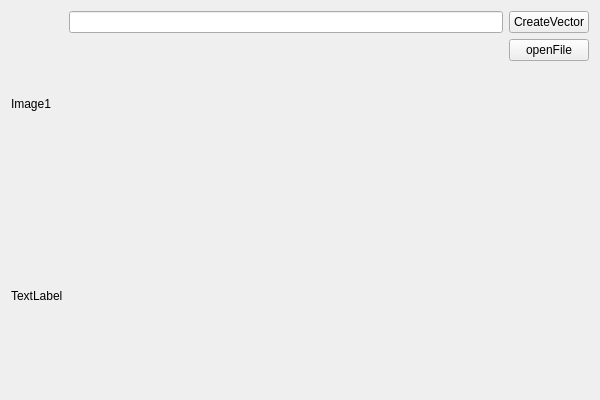
<?xml version="1.0" encoding="UTF-8"?>
<ui version="4.0">
 <class>Widget</class>
 <widget class="QWidget" name="Widget">
  <property name="geometry">
   <rect>
    <x>0</x>
    <y>0</y>
    <width>600</width>
    <height>400</height>
   </rect>
  </property>
  <property name="windowTitle">
   <string>Widget</string>
  </property>
  <layout class="QHBoxLayout" name="horizontalLayout_3">
   <item>
    <layout class="QVBoxLayout" name="verticalLayout">
     <item>
      <widget class="QLabel" name="image1">
       <property name="text">
        <string>Image1</string>
       </property>
      </widget>
     </item>
     <item>
      <widget class="QLabel" name="image2">
       <property name="text">
        <string>TextLabel</string>
       </property>
      </widget>
     </item>
    </layout>
   </item>
   <item>
    <layout class="QVBoxLayout" name="verticalLayout_2">
     <item>
      <layout class="QHBoxLayout" name="horizontalLayout">
       <item>
        <widget class="QLineEdit" name="numValue"/>
       </item>
       <item>
        <widget class="QPushButton" name="createVector">
         <property name="text">
          <string>CreateVector</string>
         </property>
        </widget>
       </item>
      </layout>
     </item>
     <item>
      <layout class="QHBoxLayout" name="horizontalLayout_2">
       <item>
        <spacer name="horizontalSpacer">
         <property name="orientation">
          <enum>Qt::Horizontal</enum>
         </property>
         <property name="sizeHint" stdset="0">
          <size>
           <width>40</width>
           <height>20</height>
          </size>
         </property>
        </spacer>
       </item>
       <item>
        <widget class="QPushButton" name="openFile">
         <property name="text">
          <string>openFile</string>
         </property>
        </widget>
       </item>
      </layout>
     </item>
     <item>
      <spacer name="verticalSpacer">
       <property name="orientation">
        <enum>Qt::Vertical</enum>
       </property>
       <property name="sizeHint" stdset="0">
        <size>
         <width>20</width>
         <height>40</height>
        </size>
       </property>
      </spacer>
     </item>
    </layout>
   </item>
  </layout>
 </widget>
 <layoutdefault spacing="6" margin="11"/>
 <resources/>
 <connections/>
</ui>
